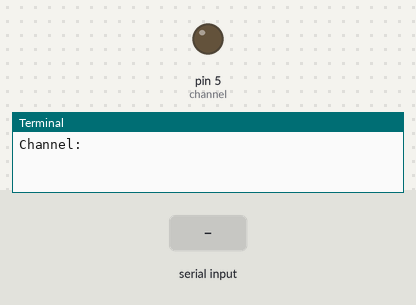
Bench run of a program on a simulated Raspberry Pi (header pin numbers). Shown: output pins drawn as LEDs (lit = HIGH), the last lines printed to the terminal. The test bench sets the inputs (shaded band).

Above: at 1.2 s.
1.3 s: "5" typed at the terminal
2.8 s: "90" typed at the terminal
At 3.25 s:
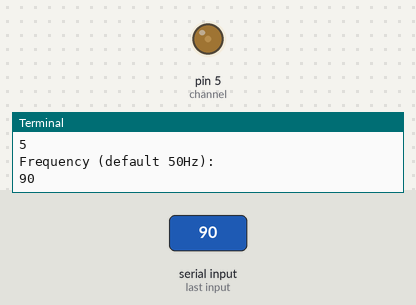
At 4.9 s:
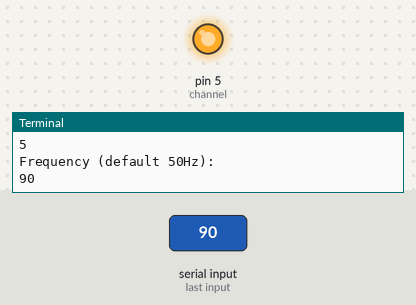
Timing chart, 0 to 11.8 s (numbered marks = the images above; inputs shaded):
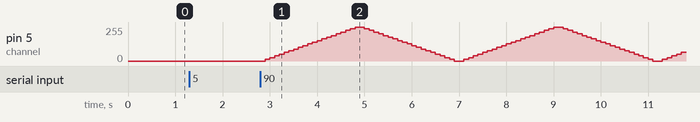

The program:

ledpwm.py
```python
# Example from: https://sourceforge.net/p/raspberry-gpio-python/wiki/PWM/
# Addition of customization by Jeffrey Wang
import time
import RPi.GPIO as GPIO
# Default channel, frequency
channel = 5
frequency = 50 # Hz
# Prompt
channel = int( raw_input( "Channel: " ) )
frequency = int( raw_input( "Frequency (default 50Hz): " ) )
GPIO.setmode(GPIO.BOARD)
GPIO.setup(channel, GPIO.OUT)

p = GPIO.PWM(channel, frequency)  # channel=12 frequency=50Hz
p.start(0)
try:
    while 1:
        for dc in range(0, 101, 5):
            p.ChangeDutyCycle(dc)
            time.sleep(0.1)
        for dc in range(100, -1, -5):
            p.ChangeDutyCycle(dc)
            time.sleep(0.1)
except KeyboardInterrupt:
    pass
p.stop()
GPIO.cleanup()
```
